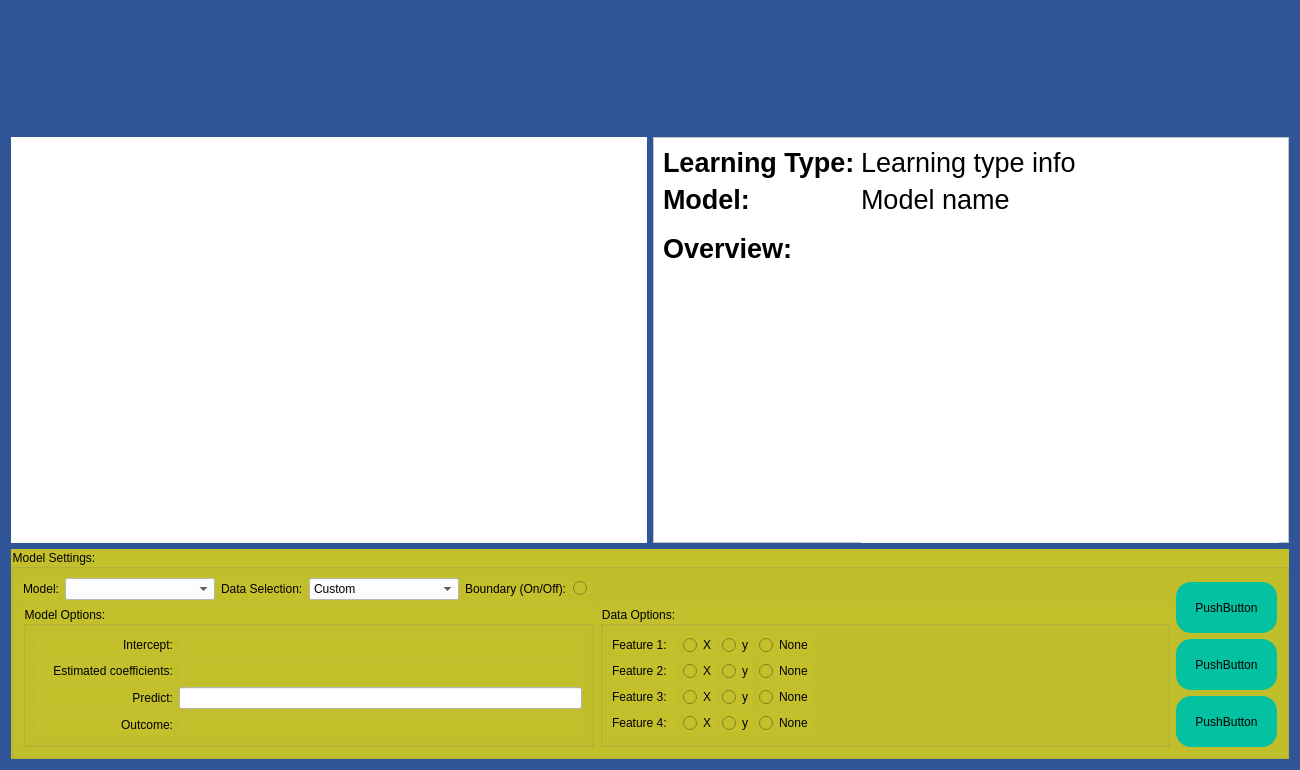
<?xml version="1.0" encoding="UTF-8"?>
<ui version="4.0">
 <class>self</class>
 <widget class="QWidget" name="self">
  <property name="geometry">
   <rect>
    <x>0</x>
    <y>0</y>
    <width>1300</width>
    <height>770</height>
   </rect>
  </property>
  <property name="minimumSize">
   <size>
    <width>1300</width>
    <height>770</height>
   </size>
  </property>
  <property name="windowTitle">
   <string>Form</string>
  </property>
  <property name="styleSheet">
   <string notr="true">background-color:rgb(47, 85, 151);</string>
  </property>
  <layout class="QVBoxLayout" name="verticalLayout_2">
   <item>
    <layout class="QHBoxLayout" name="horizontalLayout">
     <item>
      <spacer name="titleSpacerLeft">
       <property name="orientation">
        <enum>Qt::Horizontal</enum>
       </property>
       <property name="sizeHint" stdset="0">
        <size>
         <width>40</width>
         <height>20</height>
        </size>
       </property>
      </spacer>
     </item>
     <item>
      <widget class="QLabel" name="titleLabel">
       <property name="minimumSize">
        <size>
         <width>582</width>
         <height>120</height>
        </size>
       </property>
       <property name="maximumSize">
        <size>
         <width>582</width>
         <height>120</height>
        </size>
       </property>
       <property name="text">
        <string/>
       </property>
       <property name="pixmap">
        <pixmap>Developer/Swansea Uni/Project/Code/Project/Images/freeplay.png</pixmap>
       </property>
      </widget>
     </item>
     <item>
      <spacer name="titleSpacerRight">
       <property name="orientation">
        <enum>Qt::Horizontal</enum>
       </property>
       <property name="sizeHint" stdset="0">
        <size>
         <width>40</width>
         <height>20</height>
        </size>
       </property>
      </spacer>
     </item>
    </layout>
   </item>
   <item>
    <layout class="QHBoxLayout" name="gamboardModelInforLayoutV">
     <item>
      <layout class="QHBoxLayout" name="gameboardPlacing">
       <item>
        <widget class="QWidget" name="MplWidget" native="true">
         <property name="sizePolicy">
          <sizepolicy hsizetype="Preferred" vsizetype="Preferred">
           <horstretch>0</horstretch>
           <verstretch>0</verstretch>
          </sizepolicy>
         </property>
         <property name="minimumSize">
          <size>
           <width>450</width>
           <height>350</height>
          </size>
         </property>
         <property name="maximumSize">
          <size>
           <width>855</width>
           <height>525</height>
          </size>
         </property>
         <property name="styleSheet">
          <string notr="true">background-color: white;</string>
         </property>
        </widget>
       </item>
      </layout>
     </item>
     <item>
      <layout class="QHBoxLayout" name="modelInfoLayoutV" stretch="0">
       <item>
        <widget class="QFrame" name="frame">
         <property name="sizePolicy">
          <sizepolicy hsizetype="Preferred" vsizetype="Preferred">
           <horstretch>2</horstretch>
           <verstretch>0</verstretch>
          </sizepolicy>
         </property>
         <property name="minimumSize">
          <size>
           <width>570</width>
           <height>350</height>
          </size>
         </property>
         <property name="maximumSize">
          <size>
           <width>1710</width>
           <height>525</height>
          </size>
         </property>
         <property name="styleSheet">
          <string notr="true">background-color:white;
</string>
         </property>
         <property name="frameShape">
          <enum>QFrame::StyledPanel</enum>
         </property>
         <property name="frameShadow">
          <enum>QFrame::Raised</enum>
         </property>
         <layout class="QFormLayout" name="formLayout_2">
          <item row="0" column="0">
           <widget class="QLabel" name="learningTypeLabel">
            <property name="maximumSize">
             <size>
              <width>300</width>
              <height>16777215</height>
             </size>
            </property>
            <property name="font">
             <font>
              <pointsize>20</pointsize>
              <weight>75</weight>
              <bold>true</bold>
             </font>
            </property>
            <property name="text">
             <string>Learning Type:</string>
            </property>
           </widget>
          </item>
          <item row="0" column="1">
           <widget class="QLabel" name="learningTypeInfoLabel">
            <property name="font">
             <font>
              <pointsize>20</pointsize>
             </font>
            </property>
            <property name="text">
             <string>Learning type info</string>
            </property>
           </widget>
          </item>
          <item row="1" column="0">
           <widget class="QLabel" name="modelLabel_2">
            <property name="font">
             <font>
              <pointsize>20</pointsize>
              <weight>75</weight>
              <bold>true</bold>
             </font>
            </property>
            <property name="text">
             <string>Model:</string>
            </property>
           </widget>
          </item>
          <item row="1" column="1">
           <widget class="QLabel" name="modelTypeLabel">
            <property name="font">
             <font>
              <pointsize>20</pointsize>
             </font>
            </property>
            <property name="text">
             <string>Model name</string>
            </property>
           </widget>
          </item>
          <item row="2" column="0">
           <widget class="QLabel" name="overviewLabel">
            <property name="font">
             <font>
              <pointsize>20</pointsize>
              <weight>75</weight>
              <bold>true</bold>
             </font>
            </property>
            <property name="text">
             <string>Overview:</string>
            </property>
           </widget>
          </item>
          <item row="2" column="1">
           <widget class="QLabel" name="overviewDescriptionLabel">
            <property name="minimumSize">
             <size>
              <width>0</width>
              <height>400</height>
             </size>
            </property>
            <property name="font">
             <font>
              <pointsize>12</pointsize>
             </font>
            </property>
            <property name="text">
             <string/>
            </property>
            <property name="alignment">
             <set>Qt::AlignLeading|Qt::AlignLeft|Qt::AlignTop</set>
            </property>
            <property name="wordWrap">
             <bool>true</bool>
            </property>
           </widget>
          </item>
         </layout>
        </widget>
       </item>
      </layout>
     </item>
    </layout>
   </item>
   <item>
    <layout class="QVBoxLayout" name="verticalLayout">
     <item>
      <widget class="QGroupBox" name="modelSettingsGroupBox">
       <property name="sizePolicy">
        <sizepolicy hsizetype="Preferred" vsizetype="Preferred">
         <horstretch>0</horstretch>
         <verstretch>0</verstretch>
        </sizepolicy>
       </property>
       <property name="minimumSize">
        <size>
         <width>700</width>
         <height>210</height>
        </size>
       </property>
       <property name="maximumSize">
        <size>
         <width>16777215</width>
         <height>600</height>
        </size>
       </property>
       <property name="styleSheet">
        <string notr="true">background-color: rgb(195, 192, 44);</string>
       </property>
       <property name="title">
        <string>Model Settings:</string>
       </property>
       <layout class="QHBoxLayout" name="horizontalLayout_5">
        <item>
         <layout class="QVBoxLayout" name="modelOptionsHSplit">
          <item>
           <layout class="QHBoxLayout" name="horizontalLayout_3">
            <item>
             <widget class="QLabel" name="modelSelectionLabel">
              <property name="text">
               <string>Model:</string>
              </property>
             </widget>
            </item>
            <item>
             <widget class="QComboBox" name="modelSelectComboXox">
              <property name="minimumSize">
               <size>
                <width>150</width>
                <height>0</height>
               </size>
              </property>
              <property name="styleSheet">
               <string notr="true">background-color: white;
selection-color: rgb(200, 200, 200);</string>
              </property>
             </widget>
            </item>
            <item>
             <widget class="QLabel" name="dataSelectionLabel">
              <property name="text">
               <string>Data Selection:</string>
              </property>
             </widget>
            </item>
            <item>
             <widget class="QComboBox" name="dataSelectComboBox">
              <property name="minimumSize">
               <size>
                <width>150</width>
                <height>0</height>
               </size>
              </property>
              <property name="styleSheet">
               <string notr="true">background-color: white;
selection-color: rgb(200, 200, 200)</string>
              </property>
              <item>
               <property name="text">
                <string>Custom</string>
               </property>
              </item>
              <item>
               <property name="text">
                <string>Diabeties</string>
               </property>
              </item>
              <item>
               <property name="text">
                <string>Boston House Prices</string>
               </property>
              </item>
             </widget>
            </item>
            <item>
             <widget class="QLabel" name="boundaryLabel">
              <property name="text">
               <string>Boundary (On/Off):</string>
              </property>
             </widget>
            </item>
            <item>
             <widget class="QRadioButton" name="boundaryOnOffRadioButton">
              <property name="maximumSize">
               <size>
                <width>25</width>
                <height>16777215</height>
               </size>
              </property>
              <property name="text">
               <string/>
              </property>
             </widget>
            </item>
            <item>
             <spacer name="horizontalSpacer">
              <property name="orientation">
               <enum>Qt::Horizontal</enum>
              </property>
              <property name="sizeHint" stdset="0">
               <size>
                <width>40</width>
                <height>20</height>
               </size>
              </property>
             </spacer>
            </item>
           </layout>
          </item>
          <item>
           <layout class="QHBoxLayout" name="dataOptionsHorizontalLayout">
            <item>
             <widget class="QGroupBox" name="modelOptionsGroupBox">
              <property name="minimumSize">
               <size>
                <width>299</width>
                <height>0</height>
               </size>
              </property>
              <property name="title">
               <string>Model Options:</string>
              </property>
              <layout class="QHBoxLayout" name="horizontalLayout_4">
               <item>
                <layout class="QGridLayout" name="gridLayout_2">
                 <item row="0" column="0">
                  <widget class="QLabel" name="interceptLabel">
                   <property name="minimumSize">
                    <size>
                     <width>60</width>
                     <height>15</height>
                    </size>
                   </property>
                   <property name="maximumSize">
                    <size>
                     <width>150</width>
                     <height>16777215</height>
                    </size>
                   </property>
                   <property name="text">
                    <string>Intercept:</string>
                   </property>
                   <property name="alignment">
                    <set>Qt::AlignRight|Qt::AlignTrailing|Qt::AlignVCenter</set>
                   </property>
                  </widget>
                 </item>
                 <item row="0" column="1">
                  <widget class="QLabel" name="interceptValueLabel">
                   <property name="minimumSize">
                    <size>
                     <width>0</width>
                     <height>15</height>
                    </size>
                   </property>
                   <property name="text">
                    <string/>
                   </property>
                   <property name="alignment">
                    <set>Qt::AlignCenter</set>
                   </property>
                  </widget>
                 </item>
                 <item row="1" column="0">
                  <widget class="QLabel" name="coefLabel">
                   <property name="minimumSize">
                    <size>
                     <width>138</width>
                     <height>15</height>
                    </size>
                   </property>
                   <property name="maximumSize">
                    <size>
                     <width>150</width>
                     <height>16777215</height>
                    </size>
                   </property>
                   <property name="text">
                    <string>Estimated coefficients:</string>
                   </property>
                   <property name="alignment">
                    <set>Qt::AlignRight|Qt::AlignTrailing|Qt::AlignVCenter</set>
                   </property>
                  </widget>
                 </item>
                 <item row="1" column="1">
                  <widget class="QLabel" name="coefValueLabel">
                   <property name="minimumSize">
                    <size>
                     <width>0</width>
                     <height>15</height>
                    </size>
                   </property>
                   <property name="text">
                    <string/>
                   </property>
                   <property name="alignment">
                    <set>Qt::AlignCenter</set>
                   </property>
                  </widget>
                 </item>
                 <item row="2" column="0">
                  <widget class="QLabel" name="predictLabel">
                   <property name="minimumSize">
                    <size>
                     <width>47</width>
                     <height>15</height>
                    </size>
                   </property>
                   <property name="maximumSize">
                    <size>
                     <width>150</width>
                     <height>16777215</height>
                    </size>
                   </property>
                   <property name="text">
                    <string>Predict:</string>
                   </property>
                   <property name="alignment">
                    <set>Qt::AlignRight|Qt::AlignTrailing|Qt::AlignVCenter</set>
                   </property>
                  </widget>
                 </item>
                 <item row="2" column="1">
                  <widget class="QLineEdit" name="predictLineEdit">
                   <property name="minimumSize">
                    <size>
                     <width>0</width>
                     <height>15</height>
                    </size>
                   </property>
                   <property name="focusPolicy">
                    <enum>Qt::ClickFocus</enum>
                   </property>
                   <property name="styleSheet">
                    <string notr="true">background-color: white;</string>
                   </property>
                   <property name="alignment">
                    <set>Qt::AlignCenter</set>
                   </property>
                   <property name="clearButtonEnabled">
                    <bool>true</bool>
                   </property>
                  </widget>
                 </item>
                 <item row="3" column="0">
                  <widget class="QLabel" name="outcomeLabel">
                   <property name="minimumSize">
                    <size>
                     <width>60</width>
                     <height>15</height>
                    </size>
                   </property>
                   <property name="maximumSize">
                    <size>
                     <width>150</width>
                     <height>16777215</height>
                    </size>
                   </property>
                   <property name="text">
                    <string>Outcome:</string>
                   </property>
                   <property name="alignment">
                    <set>Qt::AlignRight|Qt::AlignTrailing|Qt::AlignVCenter</set>
                   </property>
                  </widget>
                 </item>
                 <item row="3" column="1">
                  <widget class="QLabel" name="outputLabel">
                   <property name="minimumSize">
                    <size>
                     <width>0</width>
                     <height>15</height>
                    </size>
                   </property>
                   <property name="text">
                    <string/>
                   </property>
                   <property name="alignment">
                    <set>Qt::AlignCenter</set>
                   </property>
                  </widget>
                 </item>
                </layout>
               </item>
              </layout>
             </widget>
            </item>
            <item>
             <widget class="QGroupBox" name="dataOptionsGroupBox">
              <property name="minimumSize">
               <size>
                <width>299</width>
                <height>0</height>
               </size>
              </property>
              <property name="title">
               <string>Data Options:</string>
              </property>
              <layout class="QGridLayout" name="gridLayout">
               <item row="0" column="0">
                <widget class="QLabel" name="feature1Label">
                 <property name="minimumSize">
                  <size>
                   <width>65</width>
                   <height>15</height>
                  </size>
                 </property>
                 <property name="text">
                  <string>Feature 1:</string>
                 </property>
                </widget>
               </item>
               <item row="2" column="1">
                <widget class="QRadioButton" name="f3XRadioButton">
                 <property name="text">
                  <string>X</string>
                 </property>
                </widget>
               </item>
               <item row="3" column="1">
                <widget class="QRadioButton" name="f4XRadioButton">
                 <property name="text">
                  <string>X</string>
                 </property>
                </widget>
               </item>
               <item row="3" column="2">
                <widget class="QRadioButton" name="f4YRadioButton">
                 <property name="text">
                  <string>y</string>
                 </property>
                </widget>
               </item>
               <item row="3" column="3">
                <widget class="QRadioButton" name="f4NoneRadioButton">
                 <property name="text">
                  <string>None</string>
                 </property>
                </widget>
               </item>
               <item row="3" column="0">
                <widget class="QLabel" name="feature4Label">
                 <property name="minimumSize">
                  <size>
                   <width>0</width>
                   <height>15</height>
                  </size>
                 </property>
                 <property name="text">
                  <string>Feature 4:</string>
                 </property>
                </widget>
               </item>
               <item row="0" column="1">
                <widget class="QRadioButton" name="f1XRadioButton">
                 <property name="text">
                  <string>X</string>
                 </property>
                </widget>
               </item>
               <item row="0" column="3">
                <widget class="QRadioButton" name="f1NoneRadioButton">
                 <property name="text">
                  <string>None</string>
                 </property>
                </widget>
               </item>
               <item row="1" column="2">
                <widget class="QRadioButton" name="f2YRadioButton">
                 <property name="text">
                  <string>y</string>
                 </property>
                </widget>
               </item>
               <item row="2" column="0">
                <widget class="QLabel" name="feature3Label">
                 <property name="minimumSize">
                  <size>
                   <width>0</width>
                   <height>15</height>
                  </size>
                 </property>
                 <property name="text">
                  <string>Feature 3:</string>
                 </property>
                </widget>
               </item>
               <item row="2" column="2">
                <widget class="QRadioButton" name="f3YRadioButton">
                 <property name="text">
                  <string>y</string>
                 </property>
                </widget>
               </item>
               <item row="0" column="2">
                <widget class="QRadioButton" name="f1YRadioButton">
                 <property name="text">
                  <string>y</string>
                 </property>
                </widget>
               </item>
               <item row="4" column="1">
                <spacer name="verticalSpacer">
                 <property name="orientation">
                  <enum>Qt::Vertical</enum>
                 </property>
                 <property name="sizeHint" stdset="0">
                  <size>
                   <width>20</width>
                   <height>40</height>
                  </size>
                 </property>
                </spacer>
               </item>
               <item row="1" column="3">
                <widget class="QRadioButton" name="f2NoneRadioButton">
                 <property name="text">
                  <string>None</string>
                 </property>
                </widget>
               </item>
               <item row="1" column="0">
                <widget class="QLabel" name="feature2Label">
                 <property name="minimumSize">
                  <size>
                   <width>0</width>
                   <height>15</height>
                  </size>
                 </property>
                 <property name="text">
                  <string>Feature 2:</string>
                 </property>
                </widget>
               </item>
               <item row="1" column="1">
                <widget class="QRadioButton" name="f2XRadioButton">
                 <property name="text">
                  <string>X</string>
                 </property>
                </widget>
               </item>
               <item row="2" column="3">
                <widget class="QRadioButton" name="f3NoneRadioButton">
                 <property name="text">
                  <string>None</string>
                 </property>
                </widget>
               </item>
               <item row="0" column="4">
                <spacer name="horizontalSpacer_2">
                 <property name="orientation">
                  <enum>Qt::Horizontal</enum>
                 </property>
                 <property name="sizeHint" stdset="0">
                  <size>
                   <width>40</width>
                   <height>20</height>
                  </size>
                 </property>
                </spacer>
               </item>
              </layout>
             </widget>
            </item>
           </layout>
          </item>
         </layout>
        </item>
        <item>
         <layout class="QHBoxLayout" name="groupBoxHButtons">
          <item>
           <layout class="QVBoxLayout" name="buttonLayoutV">
            <item>
             <spacer name="buttonVerticalSpacer">
              <property name="orientation">
               <enum>Qt::Vertical</enum>
              </property>
              <property name="sizeHint" stdset="0">
               <size>
                <width>20</width>
                <height>40</height>
               </size>
              </property>
             </spacer>
            </item>
            <item>
             <widget class="QPushButton" name="playButton">
              <property name="minimumSize">
               <size>
                <width>101</width>
                <height>51</height>
               </size>
              </property>
              <property name="styleSheet">
               <string notr="true">background-color: rgb(3, 193, 161);
border-radius: 15px;</string>
              </property>
              <property name="text">
               <string>PushButton</string>
              </property>
             </widget>
            </item>
            <item>
             <widget class="QPushButton" name="clearButton">
              <property name="minimumSize">
               <size>
                <width>101</width>
                <height>51</height>
               </size>
              </property>
              <property name="styleSheet">
               <string notr="true">background-color: rgb(3, 193, 161);
border-radius: 15px;</string>
              </property>
              <property name="text">
               <string>PushButton</string>
              </property>
             </widget>
            </item>
            <item>
             <widget class="QPushButton" name="homeButton">
              <property name="minimumSize">
               <size>
                <width>101</width>
                <height>51</height>
               </size>
              </property>
              <property name="styleSheet">
               <string notr="true">background-color: rgb(3, 193, 161);
border-radius: 15px;</string>
              </property>
              <property name="text">
               <string>PushButton</string>
              </property>
             </widget>
            </item>
           </layout>
          </item>
         </layout>
        </item>
       </layout>
      </widget>
     </item>
    </layout>
   </item>
  </layout>
 </widget>
 <resources/>
 <connections/>
</ui>
